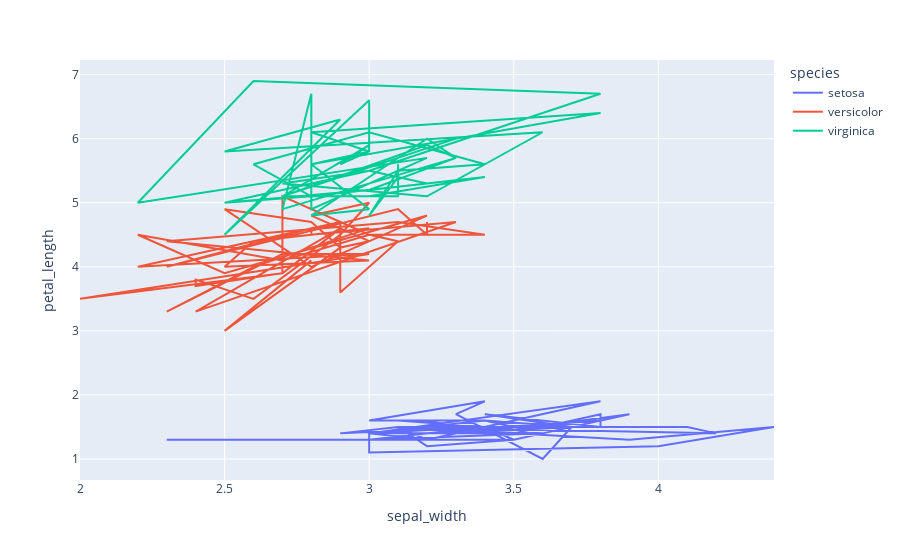

Notebook source saved alongside this figure:
### Code cell
#Line plot:
fig2 = px.line(df,x='sepal_width',y='petal_length',color='species')
fig2.show()

### Figure 1 — Plotly figure (JSON) as saved in the notebook; plotly's stock layout.template omitted (floating-point values rounded to 4 significant figures)
{"data": [{"hovertemplate": "species=setosa<br>sepal_width=%{x}<br>petal_length=%{y}<extra></extra>", "legendgroup": "setosa", "line": {"color": "#636efa", "dash": "solid"}, "marker": {"symbol": "circle"}, "mode": "lines", "name": "setosa", "orientation": "v", "showlegend": true, "type": "scatter", "x": [3.5, 3.0, 3.2, 3.1, 3.6, 3.9, 3.4, 3.4, 2.9, 3.1, 3.7, 3.4, 3.0, 3.0, 4.0, 4.4, 3.9, 3.5, 3.8, 3.8, 3.4, 3.7, 3.6, 3.3, 3.4, 3.0, 3.4, 3.5, 3.4, 3.2, 3.1, 3.4, 4.1, 4.2, 3.1, 3.2, 3.5, 3.6, 3.0, 3.4, 3.5, 2.3, 3.2, 3.5, 3.8, 3.0, 3.8, 3.2, 3.7, 3.3], "xaxis": "x", "y": [1.4, 1.4, 1.3, 1.5, 1.4, 1.7, 1.4, 1.5, 1.4, 1.5, 1.5, 1.6, 1.4, 1.1, 1.2, 1.5, 1.3, 1.4, 1.7, 1.5, 1.7, 1.5, 1.0, 1.7, 1.9, 1.6, 1.6, 1.5, 1.4, 1.6, 1.6, 1.5, 1.5, 1.4, 1.5, 1.2, 1.3, 1.4, 1.3, 1.5, 1.3, 1.3, 1.3, 1.6, 1.9, 1.4, 1.6, 1.4, 1.5, 1.4], "yaxis": "y"}, {"hovertemplate": "species=versicolor<br>sepal_width=%{x}<br>petal_length=%{y}<extra></extra>", "legendgroup": "versicolor", "line": {"color": "#EF553B", "dash": "solid"}, "marker": {"symbol": "circle"}, "mode": "lines", "name": "versicolor", "orientation": "v", "showlegend": true, "type": "scatter", "x": [3.2, 3.2, 3.1, 2.3, 2.8, 2.8, 3.3, 2.4, 2.9, 2.7, 2.0, 3.0, 2.2, 2.9, 2.9, 3.1, 3.0, 2.7, 2.2, 2.5, 3.2, 2.8, 2.5, 2.8, 2.9, 3.0, 2.8, 3.0, 2.9, 2.6, 2.4, 2.4, 2.7, 2.7, 3.0, 3.4, 3.1, 2.3, 3.0, 2.5, 2.6, 3.0, 2.6, 2.3, 2.7, 3.0, 2.9, 2.9, 2.5, 2.8], "xaxis": "x", "y": [4.7, 4.5, 4.9, 4.0, 4.6, 4.5, 4.7, 3.3, 4.6, 3.9, 3.5, 4.2, 4.0, 4.7, 3.6, 4.4, 4.5, 4.1, 4.5, 3.9, 4.8, 4.0, 4.9, 4.7, 4.3, 4.4, 4.8, 5.0, 4.5, 3.5, 3.8, 3.7, 3.9, 5.1, 4.5, 4.5, 4.7, 4.4, 4.1, 4.0, 4.4, 4.6, 4.0, 3.3, 4.2, 4.2, 4.2, 4.3, 3.0, 4.1], "yaxis": "y"}, {"hovertemplate": "species=virginica<br>sepal_width=%{x}<br>petal_length=%{y}<extra></extra>", "legendgroup": "virginica", "line": {"color": "#00cc96", "dash": "solid"}, "marker": {"symbol": "circle"}, "mode": "lines", "name": "virginica", "orientation": "v", "showlegend": true, "type": "scatter", "x": [3.3, 2.7, 3.0, 2.9, 3.0, 3.0, 2.5, 2.9, 2.5, 3.6, 3.2, 2.7, 3.0, 2.5, 2.8, 3.2, 3.0, 3.8, 2.6, 2.2, 3.2, 2.8, 2.8, 2.7, 3.3, 3.2, 2.8, 3.0, 2.8, 3.0, 2.8, 3.8, 2.8, 2.8, 2.6, 3.0, 3.4, 3.1, 3.0, 3.1, 3.1, 3.1, 2.7, 3.2, 3.3, 3.0, 2.5, 3.0, 3.4, 3.0], "xaxis": "x", "y": [6.0, 5.1, 5.9, 5.6, 5.8, 6.6, 4.5, 6.3, 5.8, 6.1, 5.1, 5.3, 5.5, 5.0, 5.1, 5.3, 5.5, 6.7, 6.9, 5.0, 5.7, 4.9, 6.7, 4.9, 5.7, 6.0, 4.8, 4.9, 5.6, 5.8, 6.1, 6.4, 5.6, 5.1, 5.6, 6.1, 5.6, 5.5, 4.8, 5.4, 5.6, 5.1, 5.1, 5.9, 5.7, 5.2, 5.0, 5.2, 5.4, 5.1], "yaxis": "y"}], "layout": {"legend": {"title": {"text": "species"}, "tracegroupgap": 0}, "margin": {"t": 60}, "xaxis": {"anchor": "y", "domain": [0, 1], "title": {"text": "sepal_width"}}, "yaxis": {"anchor": "x", "domain": [0, 1], "title": {"text": "petal_length"}}}}
